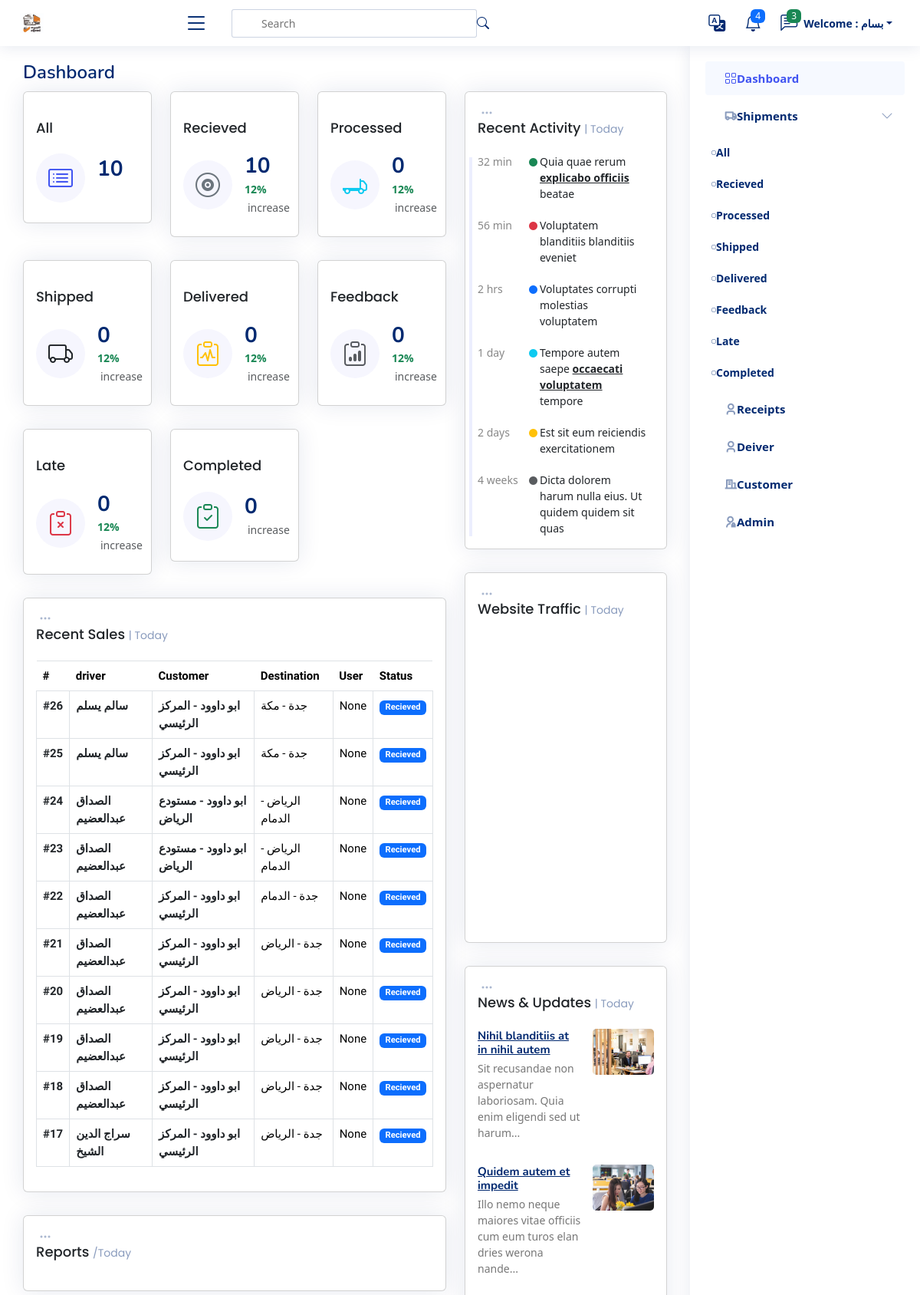
Before: / (signed in, upper part) with the older database file.
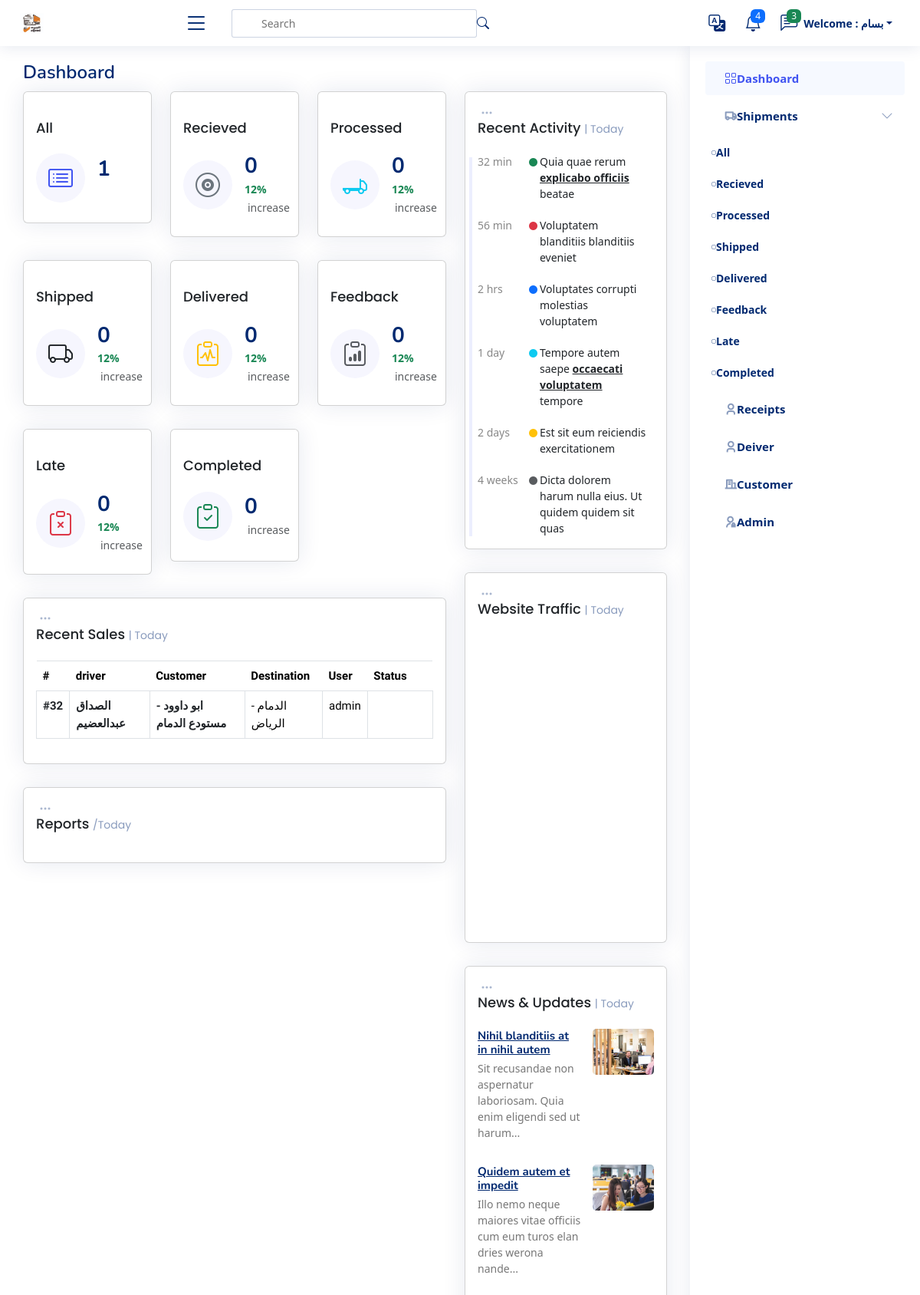
After: the same page with the newer database file.
### shipments/models.py (models this page shows, shortened)
class Shipment(models.Model):
    user = models.ForeignKey(User,  related_name='shipments_user', on_delete=models.SET_NULL, null=True)
    driver = models.ForeignKey(Driver,  related_name='shipments_driver', on_delete=models.SET_NULL, null=True)
    customer_branch = models.ForeignKey(Branch, related_name='shipments_company', on_delete=models.SET_NULL, null=True)
    fare = models.IntegerField(_("Fare"))
    premium = models.IntegerField(_("Premium"), null=True, blank=True)
    fare_return = models.IntegerField(_("Return"), null=True, blank=True)
    code = models.ImageField(blank=True, null=True, upload_to='code')
    days_stayed = models.IntegerField(_("Days Stayed "), null=True, blank=True)
    stay_cost = models.IntegerField(_("Stay Cost") , null=True, blank=True)
    deducted = models.IntegerField(_("Deducted") , null=True, blank=True)
    status = models.TextField(_("Status"), choices=STATUS, null=True, blank=True, default=STATUS[0][0])
    destination = models.ForeignKey(City, verbose_name=_("Destination"), on_delete=models.CASCADE, null=True, blank=True)
    created_at = models.DateTimeField(_("Create At"), default=timezone.now)
    expected_arrival_date = models.DateTimeField(_("Expected Arrival Date"), null=True, blank=True, default=timezone.now)
    actual_delivery_date = models.DateTimeField(_("Actual Delivery Date "), null=True, blank=True, default=timezone.now)
    notes = models.TextField(_("Notes"), null=True, blank=True)

class City(models.Model):
    name_ar = models.CharField(_("City Arabic"), max_length=50)
    name_en = models.CharField(_("City English"), max_length=50)
    def __str__(self):
        return self.name_ar

### drivers/models.py (models this page shows)
class Driver(models.Model):
    name = models.CharField(_("Driver Name"), max_length=120)
    phone = models.CharField(_("Driver Phone"), max_length=120)
    id_number = models.CharField(_("Driver Id Number"), max_length=10, null=True, blank=True)
    language = models.CharField(_("Driver Language"),  max_length=120, choices=LANGUAHE, null=True, blank=True)
    truck_type =models.CharField(_("Truck Type"), max_length=120, choices=TRUCK_TYPE, null=True, blank=True)
    rate = models.IntegerField(_("Rate"), null=True, blank=True)
    image_id = models.ImageField(_("Driver Image"), null=True, blank=True, upload_to='driver_image', default='driver_image/id_defult.png')
    def __str__(self) -> str:
        return self.name

### customers/models.py (models this page shows)
class Branch(models.Model):
    customers = models.ForeignKey(Customers, related_name='branch_customers', on_delete=models.CASCADE)
    name = models.CharField(_("Name"),max_length=255)
    city = models.CharField(_("City"),max_length=255)
    def __str__(self):
        return f'{self.customers} - {self.name}'

class Customers(models.Model):
    name = models.CharField(max_length=255)
    def __str__(self):
        return self.name

### settings/views.py (the view)
# urls.py: 2. Add a URL to urlpatterns:  path('', views.home, name='home')
def home(request):
    if request.user.is_authenticated and request.user.is_superuser:
        shipments = Shipment.objects.select_related('driver', 'customer_branch', 'user').all().order_by('-created_at')
        recieved_shipment = Shipment.objects.all().filter(status='Recieved')
        processed_shipment = Shipment.objects.all().filter(status='Processed')
        shipped_shipment = Shipment.objects.all().filter(status='Shipped')
        delivered_shipment = Shipment.objects.all().filter(status='Delivered')
        feedback_shipment = Shipment.objects.all().filter(status='Feedback')
        late_shipment = Shipment.objects.all().filter(status='late')
        completed_shipment = Shipment.objects.all().filter(status='Completed')
        context = {
            'shipments':shipments,
            'recieved_shipment':recieved_shipment,
            'processed_shipment':processed_shipment,
            'shipped_shipment':shipped_shipment,
            'delivered_shipment':delivered_shipment,
            'feedback_shipment':feedback_shipment,
            'late_shipment':late_shipment,
            'completed_shipment':completed_shipment,
        }
        return render(request, 'settings/home.html', context)
    elif request.user.is_authenticated :
            return redirect('shipment_list', status='All')
    else:
        return redirect('login')

### templates/settings/home.html (shortened to what the changed rows need)
{% extends 'base.html' %}
{% load static %}
{% load i18n %}
{% block body %}
<main id="main" class="main">
  <div class="pagetitle">
    <h1>{% translate "Dashboard" %}</h1>
  </div>
  <section class="section dashboard">
    <div class="row">
      <div class="col-lg-8">
        <div class="row">
          <div class="col-xxl-4 col-md-4">
            <a href="{% url 'shipment_list' status='All' %}" style="text-decoration: none;">
              <div class="card info-card sales-card">
                <div class="card-body">
                  <div class="d-flex align-items-center">
                    <div class="ps-3">
                      <h6>{{shipments|length}}</h6>
                       <span
                        class="text-muted small pt-2 ps-1"></span>
                    </div>
                  </div>
                </div>
              </div>
            </a>
          </div>
          <div class="col-xxl-4 col-md-4">
            <a href="{% url 'shipment_list' status='Recieved' %}" style="text-decoration: none;">
              <div class="card info-card sales-card">
                <div class="card-body">
                  <div class="d-flex align-items-center">
                    <div class="ps-3">
                      <h6>{{ recieved_shipment|length }}</h6>
                      <span class="text-success small pt-1 fw-bold">12%</span> <span
                        class="text-muted small pt-2 ps-1">increase</span>
                  </div>
                  </div>
                </div>
              </div>
            </a>
          </div>
          <div class="col-12">
            <div class="card recent-sales overflow-auto">
              <div class="card-body">
                <table class="table table-bordered table-borderless datatable">
                  <thead>
                    <tr>
                      <th scope="col">#</th>
                      <th scope="col">driver</th>
                      <th scope="col">Customer</th>
                      <th scope="col">Destination</th>
                      <th scope="col">User</th>
                      <th scope="col">Status</th>
                    </tr>
                  </thead>
                  <tbody>
                    {% for shipment in shipments %}
                    <tr >
                      <th scope="row"><a href="#" class="link-dark" style="text-decoration: none;">#{{shipment.id}}</a></th>
                      <th scope="row"><a href="#" class="link-dark"  style="text-decoration: none;">{{shipment.driver}}</a></th>
                      <th scope="row"><a href="#" class="link-dark"  style="text-decoration: none;">{{shipment.customer_branch}}</a></th>
                      <td>{{shipment.customer_branch.city}} - {{shipment.destination}}</td>
                      <td>{{shipment.user}}</td>
                      <td><span class="badge
                        {% if shipment.status == 'Recieved' %} bg-primary
                        {% elif shipment.status == 'Processed' %} bg-secondary
                        {% elif shipment.status == 'Shipped' %} bg-info
                        {% elif shipment.status == 'Delivered' %} bg-primary
                        {% elif shipment.status == 'Feedback' %} bg-warning
                        {% elif shipment.status == 'Completed' %} bg-success
                        {% endif %} ">{{shipment.status}}</span></td>
                    </tr>
                    {% endfor %}
                  </tbody>
                </table>
              </div>
            </div>
          </div>
        </div>
      </div>
    </div>
  </section>
</main>
{% endblock %}

Changed rows visible on the page:
removed Shipment: id "26", driver "سالم يسلم", customer_branch "ابو داوود - المركز الرئيسي", customer_branch.city "جدة", destination "مكة", user "None", status "Recieved"
removed Shipment: id "25", driver "سالم يسلم", customer_branch "ابو داوود - المركز الرئيسي", customer_branch.city "جدة", destination "مكة", user "None", status "Recieved"
removed Shipment: id "24", driver "الصداق عبدالعضيم", customer_branch "ابو داوود - مستودع الرياض", customer_branch.city "الرياض", destination "الدمام", user "None", status "Recieved"
removed Shipment: id "23", driver "الصداق عبدالعضيم", customer_branch "ابو داوود - مستودع الرياض", customer_branch.city "الرياض", destination "الدمام", user "None", status "Recieved"
removed Shipment: id "22", driver "الصداق عبدالعضيم", customer_branch "ابو داوود - المركز الرئيسي", customer_branch.city "جدة", destination "الدمام", user "None", status "Recieved"
removed Shipment: id "21", driver "الصداق عبدالعضيم", customer_branch "ابو داوود - المركز الرئيسي", customer_branch.city "جدة", destination "الرياض", user "None", status "Recieved"
removed Shipment: id "20", driver "الصداق عبدالعضيم", customer_branch "ابو داوود - المركز الرئيسي", customer_branch.city "جدة", destination "الرياض", user "None", status "Recieved"
removed Shipment: id "19", driver "الصداق عبدالعضيم", customer_branch "ابو داوود - المركز الرئيسي", customer_branch.city "جدة", destination "الرياض", user "None", status "Recieved"
removed Shipment: id "18", driver "الصداق عبدالعضيم", customer_branch "ابو داوود - المركز الرئيسي", customer_branch.city "جدة", destination "الرياض", user "None", status "Recieved"
removed Shipment: id "17", driver "سراج الدين الشيخ", customer_branch "ابو داوود - المركز الرئيسي", customer_branch.city "جدة", destination "الرياض", user "None", status "Recieved"
added Shipment: id "32", driver "الصداق عبدالعضيم", customer_branch "ابو داوود - مستودع الدمام", customer_branch.city "الدمام", destination "الرياض", user "admin", status "completed" (drawn)
Other visible differences:
{{ shipments|length }}: "10" → "1"
{{ recieved_shipment|length }}: "10" → "0"
